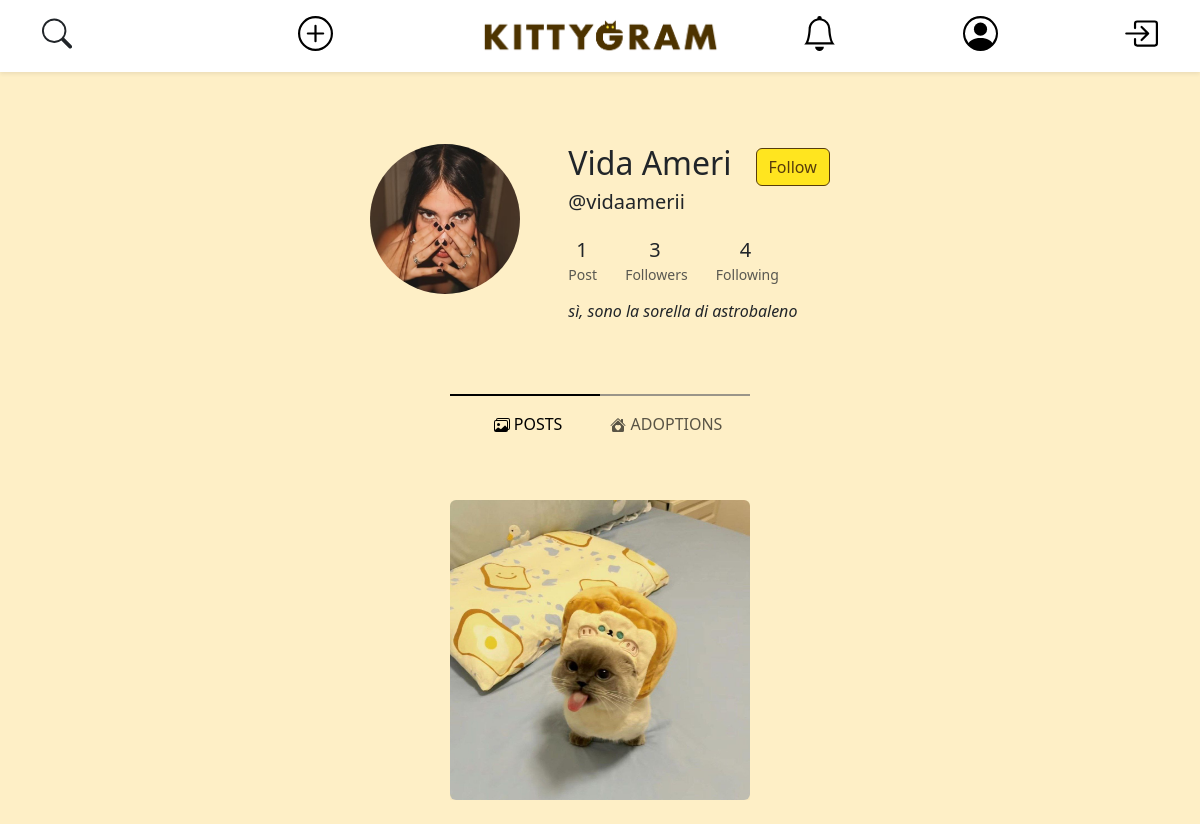
Page /open-profile.php?username=vidaamerii on the committed database.
### tables this page shows
CREATE TABLE IF NOT EXISTS ACCOUNT (
    user_id INT AUTO_INCREMENT PRIMARY KEY,
    username VARCHAR(25) NOT NULL UNIQUE,
    email VARCHAR(319) NOT NULL UNIQUE,
    password VARCHAR(512) NOT NULL,  
    salt VARCHAR(512) NOT NULL,
    first_name VARCHAR(25) NOT NULL,
    last_name VARCHAR(25) NOT NULL,
    user_bio VARCHAR(255) NOT NULL DEFAULT " ",
    profile_pic_id INT DEFAULT 1,
    city_id INT
);

CREATE TABLE IF NOT EXISTS MEDIA (
    media_id INT AUTO_INCREMENT PRIMARY KEY,
    file_name VARCHAR(255) NOT NULL,
    post_id INT
);

### db-config.php (called while the page is built, shortened)
<?php
$dbname = "kittygram";
require_once("db/database.php");
$dbh = new DatabaseHelper($dbname);

### db/database.php (called while the page is built, shortened)
<?php
class DatabaseHelper
{
    private $db;
    public function __construct($dbname, $servername = "localhost", $username = "root", $password = "", $port = 3306)
    {
        $this->db = new mysqli($servername, $username, $password, $dbname, $port);
    }
    public function getIdFromUsername($username)
    {
        $stmt = $this->db->prepare("SELECT user_id FROM account WHERE account.username = ? LIMIT 1");
        $stmt->bind_param("s", $username);
        $stmt->execute();
        $result = $stmt->get_result()->fetch_all(MYSQLI_ASSOC)[0];
        return count($result) > 0 ? $result['user_id'] : 0;
    }
    public function getAccountFromUsername($username)
    {
        $query = "SELECT user_id as id, username, file_name as pic, first_name, last_name, user_bio, email FROM account
                    LEFT JOIN media ON account.profile_pic_id = media.media_id
                    WHERE account.username = ?
                    LIMIT 1;";
        $stmt = $this->db->prepare($query);
        $stmt->bind_param("s", $username);
        $stmt->execute();
        $result = $stmt->get_result();
        return $result->fetch_all(MYSQLI_ASSOC)[0];
    }
    public function isUsernameTaken($username)
    {
        $query = "SELECT * FROM ACCOUNT WHERE username = ?";
        $lowerUsername = strtolower($username);
        $stmt = $this->db->prepare($query);
        $stmt->bind_param("s", $lowerUsername);
        $stmt->execute();
        $result = $stmt->get_result();
        if ($result && $result->num_rows > 0) {
            return true;
        } else {
            return false;
        }
    }
    function getMediasByPostId($post_id)
    {
        $query = "SELECT file_name FROM MEDIA WHERE post_id = ?";
        $stmt = $this->db->prepare($query);
        $stmt->bind_param("i", $post_id);
        $stmt->execute();
        $result = $stmt->get_result();
        $files = [];
        while ($row = $result->fetch_assoc()) {
            $files[] = $row['file_name'];
        }
        return $files;
    }
    public function getFollowedAccount($user_id)
    {
        $query = "SELECT username, file_name
                    FROM account LEFT JOIN follow ON account.user_id = follow.followed
                    LEFT JOIN media ON account.profile_pic_id = media.media_id
                    WHERE follow.follower = ?;";
        $stmt = $this->db->prepare($query);
        $stmt->bind_param("i", $user_id);
        $stmt->execute();
        $result = $stmt->get_result();
        return $result->fetch_all(MYSQLI_ASSOC);
    }
    public function getFollowersAccount($user_id)
    {
        $query = "SELECT username, file_name
                    FROM account LEFT JOIN follow ON account.user_id = follow.follower
                    LEFT JOIN media ON account.profile_pic_id = media.media_id
                    WHERE follow.followed = ?;";
        $stmt = $this->db->prepare($query);
        $stmt->bind_param("i", $user_id);
        $stmt->execute();
        $result = $stmt->get_result();
        return $result->fetch_all(MYSQLI_ASSOC);
    }
    public function getNumPostFromId($user_id)
    {
        $stmt = $this->db->prepare("SELECT COUNT(*) AS num_posts FROM POST WHERE user_id = ?");
        $stmt->bind_param('i', $user_id);
        $stmt->execute();
        $stmt->bind_result($numPost);
        return $numPost;
    }
    public function getUserPosts($idOrUsername)
    {
        $query = "SELECT post.post_id,
                     CASE
                        WHEN adoption.post_id IS NOT NULL THEN 1
                        ELSE 0
                     END AS is_adoption
              FROM post
              LEFT JOIN account ON post.user_id = account.user_id
              LEFT JOIN adoption ON post.post_id = adoption.post_id
              WHERE account.username = ?
                 OR account.user_id = ?
              ORDER BY post.post_id DESC";
        $stmt = $this->db->prepare($query);
        $stmt->bind_param("si", $idOrUsername, $idOrUsername);
        $stmt->execute();
        $result = $stmt->get_result()->fetch_all(MYSQLI_ASSOC);
        $userPosts = array('posts' => array(), 'adoptions' => array());
        foreach ($result as &$post) {
            $post['media'] = $this->getMediasByPostId($post['post_id']);
            if ($post['is_adoption']) {
                $userPosts['adoptions'][] = $post;
            } else {
                $userPosts['posts'][] = $post;
            }
        }
        return $userPosts;
    }
    public function isFollowing($follower, $followed)
    {
        $follower_id = $this->getIdFromUsername($follower);
        $followed_id = $this->getIdFromUsername($followed);
        if (isset($follower_id, $followed_id)) {
            $query = "SELECT * FROM follow WHERE follow.follower = ? AND follow.followed = ? LIMIT 1;";
            $stmt = $this->db->prepare($query);
            $stmt->bind_param("ii", $follower_id, $followed_id);
            $stmt->execute();
            $stmt->store_result();
            return $stmt->num_rows();
        }
        return 0;
    }
}

### open-profile.php (the view, shortened to what this page needs)
<?php
require_once ("db-config.php");
if (isset($_GET['username']) && $dbh->isUsernameTaken($_GET['username'])): ?>
  <!DOCTYPE html>
  <html lang="en">
  <head>
    <link rel="stylesheet" href="./css/style.css" />
    <link href="https://cdn.jsdelivr.net/npm/bootstrap@5.3.3/dist/css/bootstrap.min.css" rel="stylesheet"
 />
    <?php
    $accountResult = $dbh->getAccountFromUsername($_GET['username']);
    $posts = $dbh->getUserPosts($_GET['username']);
    $followers = $dbh->getFollowersAccount($accountResult['id']);
    $following = $dbh->getFollowedAccount($accountResult['id']);
    ?>
  </head>
  <body>
    <?php require_once ("./components/navbar.php") ?>
    <div id="followersModalContainer"> <?php echo require_once ("./modals/followers-modal.php") ?></div>
    <div id="followingModalContainer"> <?php echo require_once ("./modals/following-modal.php") ?> </div>
    <div class="container d-flex justify-content-center mt-5 py-5">
      <img src="./img/<?php echo $accountResult['pic']; ?>" class="rounded-circle" alt="profile-pic" width="150"
        height="150" />
      <ul class="ms-5">
        <li class="list-group-item d-flex justify-content-between align-items-center" id="name-last-name">
          <h2><?php echo $accountResult['first_name'] . " " . $accountResult['last_name']; ?></h2>
          <?php if ($accountResult['username'] == $_SESSION['username']): ?>
            <button type="button" class="btn btn-light ms-4" id="user-settings-button" name="user-settings-button">
              Edit Profile
            </button>
          <?php else: ?>
            <?php
            $isFollowing = $dbh->isFollowing($_SESSION['username'], $accountResult['username']);
            $buttonDesignClass = $isFollowing ? "btn-light" : "btn-primary";
            $buttonText = $isFollowing ? "Following" : "Follow";
            ?>
            <button id="followButton" type="button" class="btn ms-4 btn-light <?php echo $buttonDesignClass ?>"
              followed="<?php echo htmlspecialchars($accountResult['username']); ?>"
              follower="<?php echo htmlspecialchars($_SESSION['username']); ?>">
              <?php echo $buttonText ?>
            </button>
          <?php endif; ?>
        </li>
        <li class="list-group-item">
          <h5>@<?php echo $accountResult['username'] ?></h5>
        </li>
        <li class="list-inline-item mt-3 me-4">
          <h5 class="font-weight-bold mb-0 d-block ms-2 ">
            <?php echo $dbh->getNumPostFromId($accountResult['id']) ?>
          </h5>
          <small class="text-muted"> <i class="fas fa-image mr-1"></i>Post</small>
        </li>
        <li class="list-inline-item me-4">
          <h5 class="font-weight-bold mb-0 d-block ms-4" data-bs-toggle="modal" data-bs-target="#followersModal" role="button">
            <?php echo count($followers) ?>
          </h5>
          <small class="text-muted">
            <i class="fas fa-user mr-1"></i>Followers</small>
        </li>
        <li class="list-inline-item">
          <h5 class="font-weight-bold mb-0 d-block ms-4" data-bs-toggle="modal" data-bs-target="#followingModal" role="button">
            <?php echo count($following) ?>
          </h5>
          <small class="text-muted">
            <i class="fas fa-user mr-1"></i>Following</small>
        </li>
        <li class="list-group-item mt-3">
          <h6>
            <em><?php echo nl2br(wordwrap($accountResult['user_bio'], 50, "\n", true)); ?></em>
          </h6>
        </li>
      </ul>
    </div>
    <?php
    $current_route = isset($_GET['route']) && ($_GET['route'] == 'posts' || $_GET['route'] == 'adoptions') ? $_GET['route'] : 'posts';
    ?>
    <div class=" container-fluid justify-content-center ">
      <div class="active-indicator-container">
        <div class="active-indicator">
          <div class="half-bar half-bar-left <?php echo $current_route == 'posts' ? 'active' : 'inactive'; ?>">
          </div>
          <div class="half-bar half-bar-right <?php echo $current_route == 'adoptions' ? 'active' : 'inactive'; ?>">
          </div>
        </div>
      </div>
    </div>
    <nav class="navbar navbar-expand">
      <div class="container-fluid">
        <div class="collapse navbar-collapse justify-content-center" id="navbarNavAltMarkup">
          <div class="navbar-nav mx-auto">
            <a class="nav-link mx-3 <?php echo $current_route == 'posts' ? 'active' : ''; ?>" aria-current="page"
              href="open-profile.php?username=<?php echo $accountResult['username'] ?>">
               POSTS</a>
            <a class="nav-link mx-3 <?php echo $current_route == 'adoptions' ? 'active' : ''; ?>"
              href="open-profile.php?username=<?php echo $accountResult['username'] ?>&route=adoptions">
               ADOPTIONS</a>
          </div>
        </div>
      </div>
    </nav>
    <?php
    if ($current_route === 'adoptions') {
      $postToShow = $posts['adoptions'];
    } else if ($current_route === 'posts') {
      $postToShow = $posts['posts'];
    }
    ?>
    <div class=" mt-5 container text-center justify-content-center" id="userPostsContainer">
      <?php if (count($postToShow) > 0): ?>
        <div class="row row-cols-auto justify-content-center">
          <?php foreach ($postToShow as $post): ?>
            <div class="col">
              <a href="open-post.php?post_id=<?php echo $post['post_id'] ?>">
                <div class="post-image-container-profile mb-4"> <img src="./img/<?php echo $post['media'][0] ?>"
                    class="img-fluid rounded shadow-sm" alt="" /></div>
              </a>
            </div>
          <?php endforeach; ?>
        </div>
      <?php else: ?>
        <p>No kittens here yet 😿</p>
      <?php endif; ?>
    </div>
  </body>
  </html>
<?php else:
  header('Location: ./index.php');
endif;

### components/navbar.php (shortened to what this page needs)
<header class="nav p-2 fixed-top shadow-sm bg-white justify-content-between">
    <div class="container">
        <div class="row">
            <div class="col-2 text-start mt-2 mb-2">
            </div>
            <div class="col-2 text-center mt-2 mb-2">
            </div>
            <div class="col-4 d-flex justify-content-center mt-2 mb-2">
                <a href="index.php">
                    <img src="./img/KittyGram_Logo.png" alt="Kittygram" width="250" class="desktop-img" />
                </a>
            </div>
            <div class="col-1 text-start mt-2 mb-2">
            </div>
            <div class="col-2 text-center mt-2 mb-2">
                <a href="open-profile.php?username=<?php echo $_SESSION['username'] ?>">
                    <svg xmlns="http://www.w3.org/2000/svg" width="35" height="35" class="bi bi-person-circle"
                        viewBox="0 0 16 16">
                        <path d="M11 6a3 3 0 1 1-6 0 3 3 0 0 1 6 0" />
                        <path fill-rule="evenodd"
                            d="M0 8a8 8 0 1 1 16 0A8 8 0 0 1 0 8m8-7a7 7 0 0 0-5.468 11.37C3.242 11.226 4.805 10 8 10s4.757 1.225 5.468 2.37A7 7 0 0 0 8 1" />
                    </svg>
                </a>
            </div>
            <div class="col-1 text-end mt-2 mb-2">
                <a title="logout" href="./api/logout.php">
                </a>
            </div>
        </div>
    </div>
</header>
<?php require_once ("./modals/new-post-modal.php"); ?>

### modals/new-post-modal.php (shortened to what this page needs)
<link rel="stylesheet" href="css/style.css">

### css/style.css (style rules this page uses)
:root { --primary-color: #573c0c; --secondary-color: #ffe51f; --bg-color: #feefc6 !important; --btn-primary-color: #ffe51f; --btn-secondary-color: #feefc6; }
body, header, .card, nav { background-color: var(--bg-color) !important; }
ul { list-style-type: none; padding: 0; }
.btn-primary { background-color: var(--secondary-color) !important; border-color: var(--primary-color) !important; color: var(--primary-color) !important; }
.active-indicator { display: flex !important; height: 2px !important; width: 50% !important; max-width: 300px !important; }
.active-indicator-container { display: flex !important; justify-content: center !important; }
.active-indicator .half-bar { flex: 1 !important; }
.half-bar-left.active, .half-bar-right.active { background-color: #000 !important; }
.half-bar-left.inactive, .half-bar-right.inactive { background-color: #9a9589 !important; }
.post-image-container-profile { width: 300px !important; height: 300px !important; overflow: hidden !important; display: flex !important; justify-content: center !important; align-items: center !important; }
.post-image-container-profile img { min-width: 250px; min-height: 250px; object-fit: cover; width: 100%; height: 100%; }
.desktop-img { display: block; }

### rows in the picture
account: profile_pic.file_name (picture), first_name "Vida", last_name "Ameri", username "vidaamerii", user_bio "sì, sono la sorella di astrobaleno"

### other values in the picture
$buttonText "Follow"
$dbh->getNumPostFromId($accountResult['id']) "1"
count($followers) "3"
count($following) "4"
